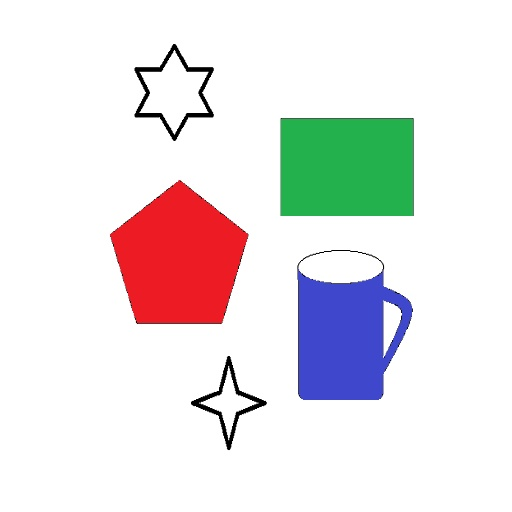
#> input picture 20210813/sample2.jpg, 512 x 512 px
$ python region_analy.py
#> lines starting #> are read from the running program, lines starting #| are printed output that depends on the picture; after the words box and inside, x2 and y2 are one past the last pixel; in counts of white or black regions, pixels touching at a corner belong together
#> further down, img is the input picture: shape (512, 512, 3); mean B, G, R 229.8, 228.8, 232.4
import os
import sys
import cv2
import numpy as np

def get_binary_img(img):
    # gray img to bin image
    bin_img = np.zeros(shape=(img.shape), dtype=np.uint8)
    h = img.shape[0]
#> h = 512
    w = img.shape[1]
#> w = 512
    for i in range(h):
        for j in range(w):
            bin_img[i][j] = 255 if img[i][j] > 127 else 0
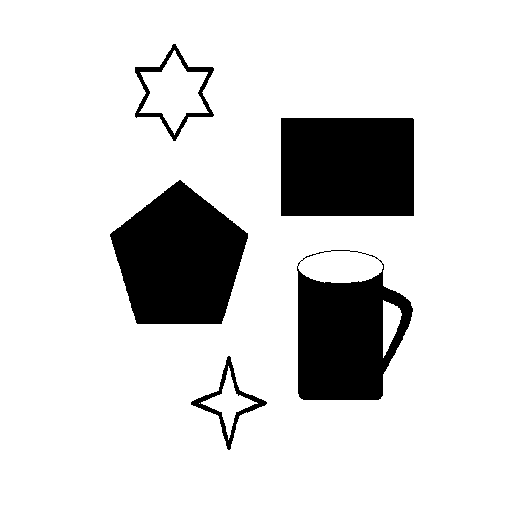
#> bin_img: shape (512, 512); 84.6% white; 5 black regions, box (x1, y1, x2, y2) and area: (110, 180, 248, 324) 13832, (281, 118, 414, 216) 13033, (297, 250, 413, 400) 11231, (135, 44, 214, 141) 1238, (191, 356, 267, 450) 1008
    return bin_img


if __name__ == "__main__":
    img_name = "./sample2.jpg"
    img = cv2.imread(img_name)
    gray_img = cv2.cvtColor(img, cv2.COLOR_BGR2GRAY)
    # 调用
    bin_img = get_binary_img(gray_img)
    h = bin_img.shape[0]
#> h = 512
    w = bin_img.shape[1]
#> w = 512
   # 8 邻域
    directs = [(-1,-1), (0,-1), (1,-1), (1,0), (1,1), (0,1),(-1,1),(-1,0)]
    out_img = np.zeros(shape=(bin_img.shape), dtype=np.uint8)
    visited = np.zeros(shape=(bin_img.shape), dtype=np.uint8)
    draw_img = img.copy()
    # 选择初始3个种子点
    seeds = [(176,255),(229,405),(347,165)]
    for seed in seeds:
        x = seed[0]
        y = seed[1]
        out_img[y][x] = 255

        offset = 5
        color = (128,0,128)  #(0,255,255)
        cv2.line(draw_img, (x - offset, y), (x + offset, y), color, 2, 1)
        cv2.line(draw_img, (x , y - offset), (x, y+offset), color, 2, 1)
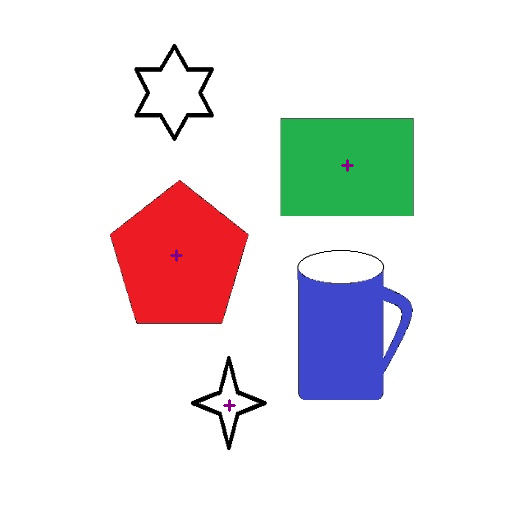
#> draw_img: shape (512, 512, 3); 0.07% of pixels changed, all inside (x1, y1, x2, y2) = (170, 159, 354, 412)
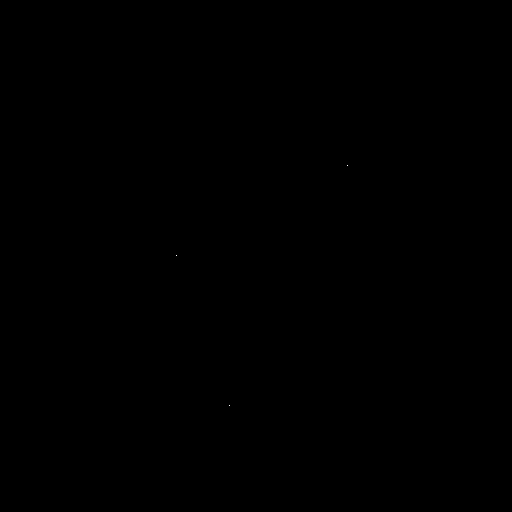
#> out_img: shape (512, 512); 0% white in thin lines or dots, all inside (x1, y1, x2, y2) = (176, 165, 348, 406)

    while len(seeds):
        seed = seeds.pop(0)
        x = seed[0]
        y = seed[1]
        # visit point (x,y)
        visited[y][x] = 1

        for direct in directs:
            cur_x = x + direct[0]
            cur_y = y + direct[1]

            if cur_x <0 or cur_y<0 or cur_x >= w or cur_y >=h :
                continue

            if (not visited[cur_y][cur_x]) and (bin_img[cur_y][cur_x]==bin_img[y][x]) :
                out_img[cur_y][cur_x] = 255
                visited[cur_y][cur_x] = 1
                seeds.append((cur_x,cur_y))
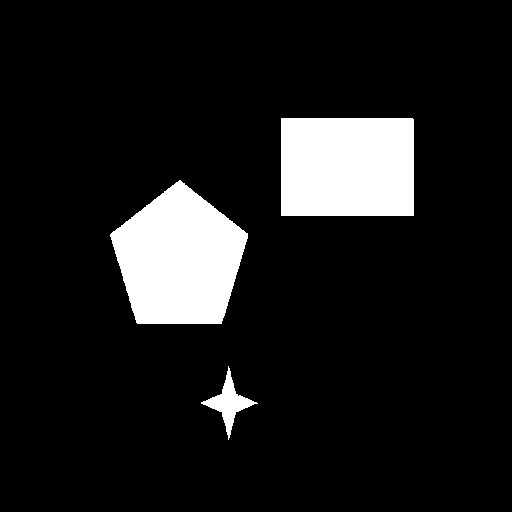
#> out_img: shape (512, 512); 10.7% white; 3 white regions, box (x1, y1, x2, y2) and area: (110, 180, 248, 324) 13832, (281, 118, 414, 216) 13033, (201, 366, 258, 440) 1092

    bake_img = img.copy()
    for i in range(h):
        for j in range(w):
            if out_img[i][j] != 255:
                bake_img[i][j][0] = 0
                bake_img[i][j][1] = 0
                bake_img[i][j][2] = 0
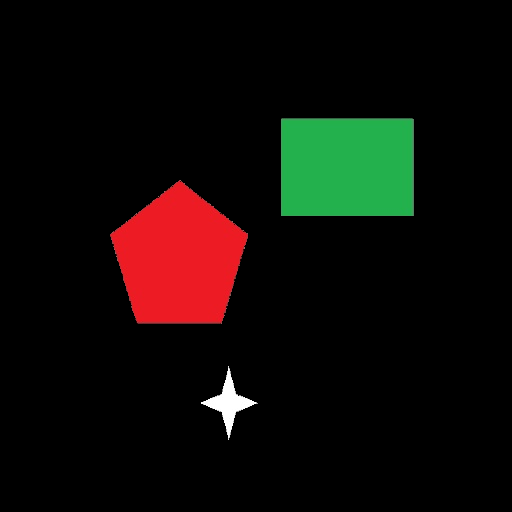
#> bake_img: shape (512, 512, 3); mean B, G, R 6.8, 11.2, 15.1


    merge = cv2.merge([out_img,out_img,out_img])
    res = cv2.hconcat( [draw_img,merge,bake_img])
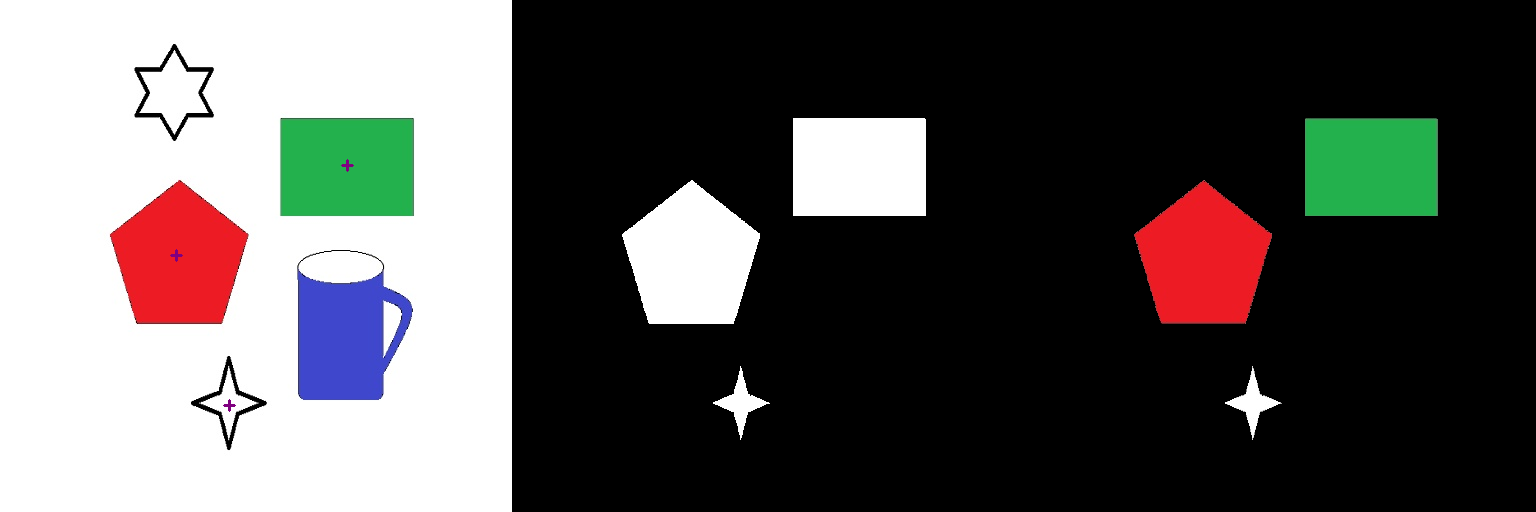
#> res: shape (512, 1536, 3); mean B, G, R 88, 89, 91.6
    res2 = cv2.hconcat([draw_img, bake_img])
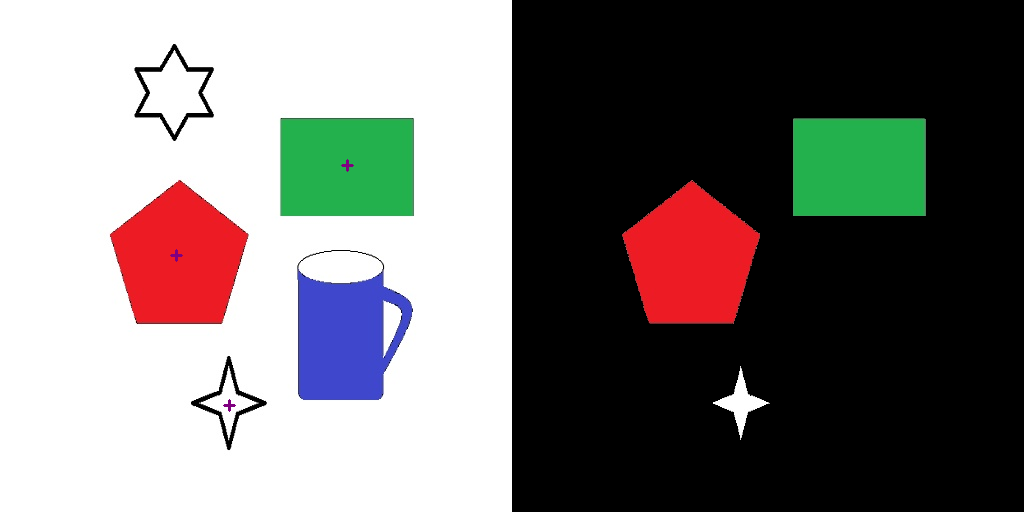
#> res2: shape (512, 1024, 3); mean B, G, R 118.3, 120, 123.7
    cv2.imwrite("merge.jpg", res)
    cv2.imwrite("merge2.jpg", res2)
    cv2.imshow("lala",res)
    cv2.waitKey(0)
